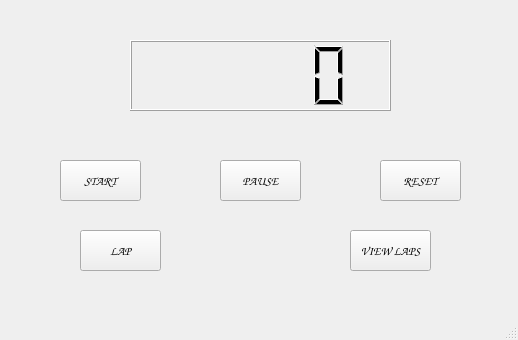
<?xml version="1.0" encoding="UTF-8"?>
<ui version="4.0">
 <class>watchwindow</class>
 <widget class="QMainWindow" name="watchwindow">
  <property name="geometry">
   <rect>
    <x>0</x>
    <y>0</y>
    <width>518</width>
    <height>340</height>
   </rect>
  </property>
  <property name="windowTitle">
   <string>MainWindow</string>
  </property>
  <widget class="QWidget" name="centralwidget">
   <widget class="QPushButton" name="start">
    <property name="geometry">
     <rect>
      <x>60</x>
      <y>160</y>
      <width>81</width>
      <height>41</height>
     </rect>
    </property>
    <property name="font">
     <font>
      <family>Comic Sans MS</family>
     </font>
    </property>
    <property name="text">
     <string>START</string>
    </property>
   </widget>
   <widget class="QPushButton" name="pause">
    <property name="geometry">
     <rect>
      <x>220</x>
      <y>160</y>
      <width>81</width>
      <height>41</height>
     </rect>
    </property>
    <property name="font">
     <font>
      <family>Comic Sans MS</family>
     </font>
    </property>
    <property name="text">
     <string>PAUSE</string>
    </property>
   </widget>
   <widget class="QPushButton" name="reset">
    <property name="geometry">
     <rect>
      <x>380</x>
      <y>160</y>
      <width>81</width>
      <height>41</height>
     </rect>
    </property>
    <property name="font">
     <font>
      <family>Comic Sans MS</family>
     </font>
    </property>
    <property name="text">
     <string>RESET</string>
    </property>
   </widget>
   <widget class="QPushButton" name="lap">
    <property name="geometry">
     <rect>
      <x>80</x>
      <y>230</y>
      <width>81</width>
      <height>41</height>
     </rect>
    </property>
    <property name="font">
     <font>
      <family>Comic Sans MS</family>
     </font>
    </property>
    <property name="text">
     <string>LAP</string>
    </property>
   </widget>
   <widget class="QPushButton" name="viewlap">
    <property name="geometry">
     <rect>
      <x>350</x>
      <y>230</y>
      <width>81</width>
      <height>41</height>
     </rect>
    </property>
    <property name="font">
     <font>
      <family>Comic Sans MS</family>
     </font>
    </property>
    <property name="text">
     <string>VIEW LAPS</string>
    </property>
   </widget>
   <widget class="QLCDNumber" name="lcdNumber">
    <property name="geometry">
     <rect>
      <x>130</x>
      <y>40</y>
      <width>261</width>
      <height>71</height>
     </rect>
    </property>
   </widget>
  </widget>
  <widget class="QMenuBar" name="menubar">
   <property name="geometry">
    <rect>
     <x>0</x>
     <y>0</y>
     <width>518</width>
     <height>22</height>
    </rect>
   </property>
  </widget>
  <widget class="QStatusBar" name="statusbar"/>
 </widget>
 <resources/>
 <connections/>
</ui>
